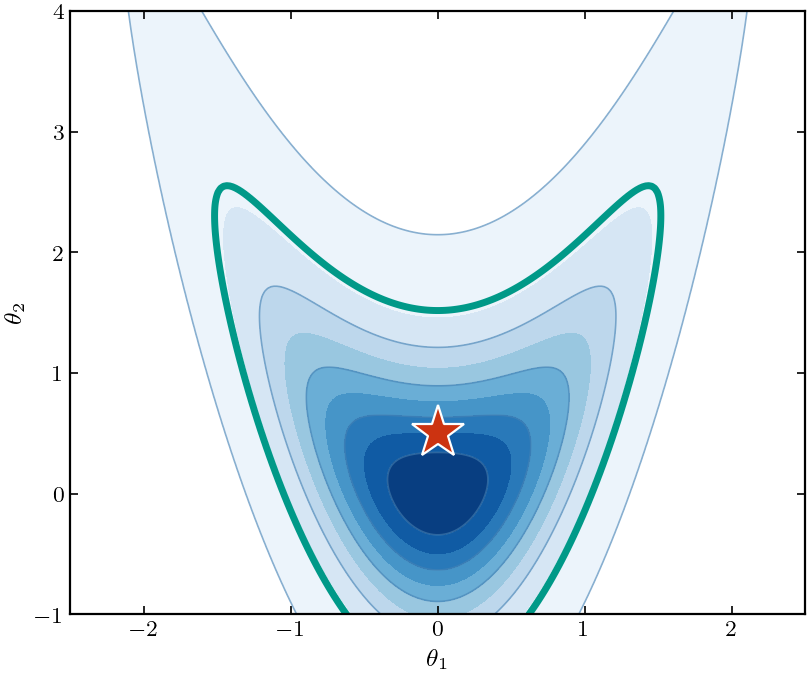

Python code for this plot:
"""
Banana-shaped 2D posterior contour plot for MCMC visualization.
Shows posterior mean (red star) and credible region (orange contour).
"""
import numpy as np
import matplotlib.pyplot as plt
from pathlib import Path

# Load publication style
plt.style.use(Path("~/.claude/skills/matplotlib-publication/matplotlibrc").expanduser())

# Colors
RED = '#CC3311'
GREEN = '#009988'

# Column widths
DOUBLE_COL = 6.75

# Banana distribution: p(theta) ~ exp(-(theta_1^2 + (theta_2 - theta_1^2)^2))
def banana_density(theta1, theta2):
    return np.exp(-(theta1**2 + (theta2 - theta1**2)**2))

# Create grid
theta1 = np.linspace(-3, 3, 300)
theta2 = np.linspace(-1.5, 5, 300)
T1, T2 = np.meshgrid(theta1, theta2)
Z = banana_density(T1, T2)

# Compute posterior mean via numerical integration
dtheta = (theta1[1] - theta1[0]) * (theta2[1] - theta2[0])
Z_norm = Z / (Z.sum() * dtheta)
mean_theta1 = (T1 * Z_norm).sum() * dtheta
mean_theta2 = (T2 * Z_norm).sum() * dtheta

# Create figure
fig, ax = plt.subplots(figsize=(DOUBLE_COL * 0.6, DOUBLE_COL * 0.5), constrained_layout=True)

# Plot filled contours
levels = np.linspace(0.01, Z.max(), 10)
cf = ax.contourf(T1, T2, Z, levels=levels, cmap='Blues')

# Add contour lines
ax.contour(T1, T2, Z, levels=levels[::2], colors='steelblue', linewidths=0.6, alpha=0.6)

# Add credible region contour (orange) - roughly 95% credible region
credible_level = Z.max() * 0.1  # Approximate level for credible region
ax.contour(T1, T2, Z, levels=[credible_level], colors=[GREEN], linewidths=2.5)

# Add posterior mean as red star
ax.plot(mean_theta1, mean_theta2, '*', color=RED, markersize=20, markeredgecolor='white', markeredgewidth=0.8)

# Labels
ax.set_xlabel(r'$\theta_1$')
ax.set_ylabel(r'$\theta_2$')

ax.set_xlim(-2.5, 2.5)
ax.set_ylim(-1, 4)

# Save
fig.savefig(Path(__file__).parent / 'banana_posterior.png', dpi=200)
fig.savefig(Path(__file__).parent / 'banana_posterior.pdf')
plt.close()
print(f"Posterior mean: ({mean_theta1:.2f}, {mean_theta2:.2f})")
print("Saved banana_posterior.png and banana_posterior.pdf")
